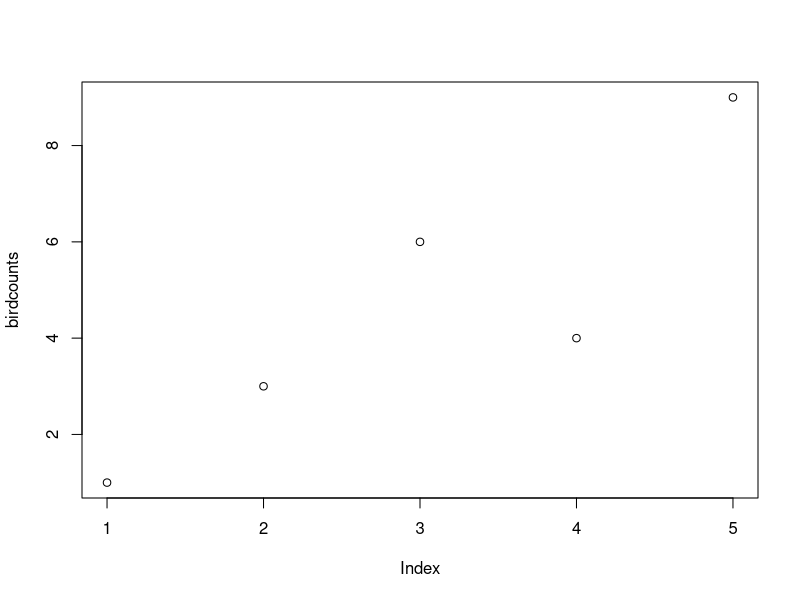

Write R code to recreate this figure.
#!/usr/bin/env Rscript

getwd()

print("we're doing github collaboration!")

# adding changes from danny_makeplot branch above Sabrina's changes

birdcounts <- c(1, 3, 6, 4, 9)

# I'm adding this in for the pull request situation

plot(birdcounts)

# Sabrina made some changes

